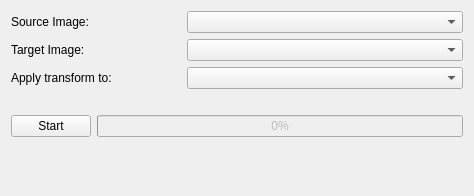
<?xml version="1.0" encoding="UTF-8"?>
<ui version="4.0">
 <class>ImageFilterExampleWidget</class>
 <widget class="QWidget" name="ImageFilterExampleWidget">
  <property name="geometry">
   <rect>
    <x>0</x>
    <y>0</y>
    <width>474</width>
    <height>196</height>
   </rect>
  </property>
  <property name="windowTitle">
   <string>Form</string>
  </property>
  <layout class="QVBoxLayout" name="verticalLayout">
   <item>
    <layout class="QHBoxLayout" name="horizontalLayout_4">
     <item>
      <widget class="QLabel" name="sourceImageLabel">
       <property name="maximumSize">
        <size>
         <width>170</width>
         <height>16777215</height>
        </size>
       </property>
       <property name="text">
        <string>Source Image:</string>
       </property>
      </widget>
     </item>
     <item>
      <widget class="QComboBox" name="sourceImageComboBox">
       <property name="minimumSize">
        <size>
         <width>200</width>
         <height>0</height>
        </size>
       </property>
      </widget>
     </item>
    </layout>
   </item>
   <item>
    <layout class="QHBoxLayout" name="horizontalLayout_3">
     <item>
      <widget class="QLabel" name="targetImageLabel">
       <property name="maximumSize">
        <size>
         <width>170</width>
         <height>16777215</height>
        </size>
       </property>
       <property name="text">
        <string>Target Image:</string>
       </property>
      </widget>
     </item>
     <item>
      <widget class="QComboBox" name="targetImageComboBox">
       <property name="minimumSize">
        <size>
         <width>200</width>
         <height>0</height>
        </size>
       </property>
      </widget>
     </item>
    </layout>
   </item>
   <item>
    <layout class="QHBoxLayout" name="horizontalLayout_2">
     <item>
      <widget class="QLabel" name="transformObjectLabel">
       <property name="maximumSize">
        <size>
         <width>170</width>
         <height>16777215</height>
        </size>
       </property>
       <property name="text">
        <string>Apply transform to:</string>
       </property>
      </widget>
     </item>
     <item>
      <widget class="QComboBox" name="transformObjectComboBox">
       <property name="minimumSize">
        <size>
         <width>200</width>
         <height>0</height>
        </size>
       </property>
      </widget>
     </item>
    </layout>
   </item>
   <item>
    <spacer name="verticalSpacer_2">
     <property name="orientation">
      <enum>Qt::Vertical</enum>
     </property>
     <property name="sizeType">
      <enum>QSizePolicy::Fixed</enum>
     </property>
     <property name="sizeHint" stdset="0">
      <size>
       <width>20</width>
       <height>20</height>
      </size>
     </property>
    </spacer>
   </item>
   <item>
    <layout class="QHBoxLayout" name="horizontalLayout">
     <item>
      <widget class="QPushButton" name="startButton">
       <property name="text">
        <string>Start</string>
       </property>
      </widget>
     </item>
     <item>
      <widget class="QProgressBar" name="progressBar">
       <property name="enabled">
        <bool>false</bool>
       </property>
       <property name="value">
        <number>0</number>
       </property>
      </widget>
     </item>
    </layout>
   </item>
   <item>
    <spacer name="verticalSpacer">
     <property name="orientation">
      <enum>Qt::Vertical</enum>
     </property>
     <property name="sizeHint" stdset="0">
      <size>
       <width>20</width>
       <height>40</height>
      </size>
     </property>
    </spacer>
   </item>
  </layout>
 </widget>
 <resources/>
 <connections/>
</ui>
